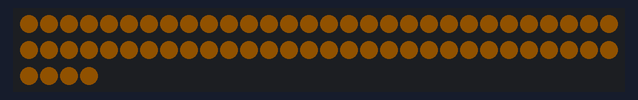
A sketch run on a simulated Arduino Uno, built with avr-gcc and run on an emulated ATmega328P. Parts: 64 RGB LEDs in strip order, left to right, continuing on the next row. Dim RGB values are drawn brighter than linear.

Above: at 1.72 s.
At 4.65 s:
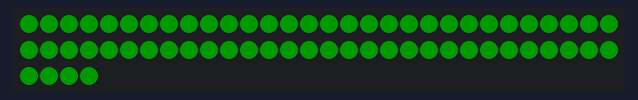
At 6.89 s:
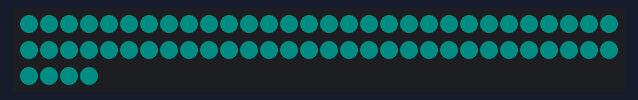
At 9.28 s:
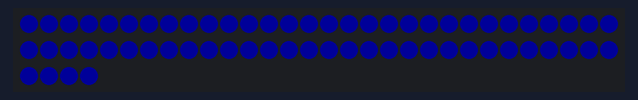
At 11.51 s:
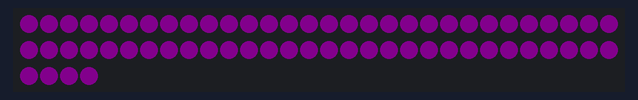
At 13.94 s:
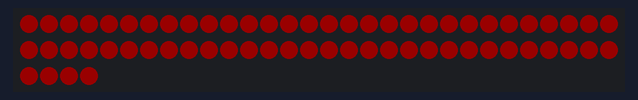

The sketch:

Neo8.ino
```cpp
#include <Adafruit_NeoPixel.h>
Adafruit_NeoPixel strip (64,6);
int color=0;
void setup() {
  // put your setup code here, to run once:
strip.begin();
strip.setBrightness(25);
strip.clear();
}

void loop() {
  for(int i=0; i<strip.numPixels();i++){
  strip.setPixelColor(i,Wheel(color));
      }
  strip.show();
  delay(50);
  color= color+1;
  }
    uint32_t Wheel(byte WheelPos) {
  WheelPos = 255 - WheelPos;
  if(WheelPos < 85) {return strip.Color(255 - WheelPos * 3, 0, WheelPos * 3);}
  if(WheelPos < 170) {WheelPos -= 85; return strip.Color(0, WheelPos * 3, 255 - WheelPos * 3);}
  WheelPos -= 170;  return strip.Color(WheelPos * 3, 255 - WheelPos * 3, 0);
 }
```

Measured:
- by itself, everything shown: repeats every 13.9 s, in 99 steps
